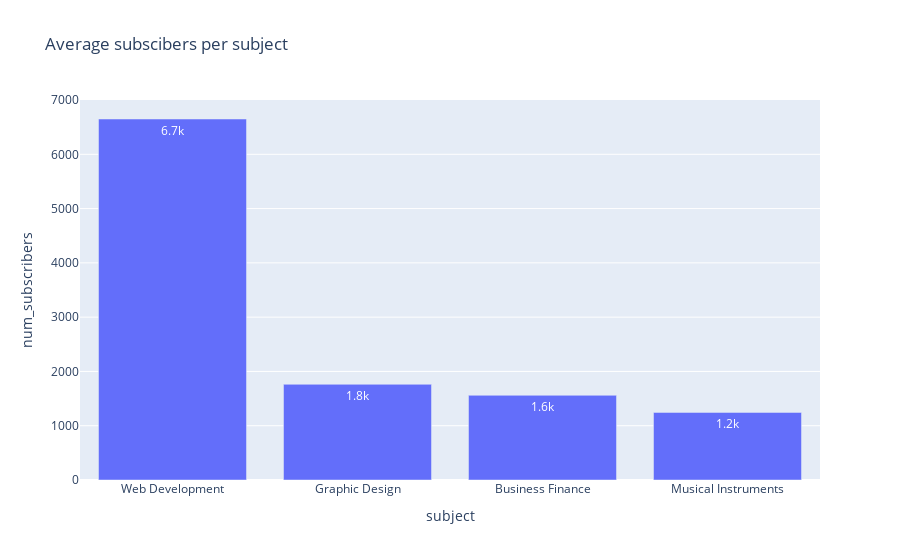

The notebook cell this image was saved under:
### Code cell
sub2=df.groupby('subject').num_subscribers.mean().reset_index()
sub2=sub2.sort_values('num_subscribers',ascending=False)
px.bar(sub2,x='subject',y='num_subscribers',text_auto='.2s',title='Average subscibers per subject')

#web development is clearly the most popular course

### Figure 1 — Plotly figure (JSON) as saved in the notebook; plotly's stock layout.template omitted (floating-point values rounded to 4 significant figures)
{"data": [{"alignmentgroup": "True", "hovertemplate": "subject=%{x}<br>num_subscribers=%{y}<extra></extra>", "legendgroup": "", "marker": {"color": "#636efa", "pattern": {"shape": ""}}, "name": "", "offsetgroup": "", "orientation": "v", "showlegend": false, "textposition": "auto", "texttemplate": "%{y:.2s}", "type": "bar", "x": ["Web Development", "Graphic Design", "Business Finance", "Musical Instruments"], "xaxis": "x", "y": [6650.0, 1763.0, 1560.0, 1245.0], "yaxis": "y"}], "layout": {"barmode": "relative", "legend": {"tracegroupgap": 0}, "title": {"text": "Average subscibers per subject"}, "xaxis": {"anchor": "y", "domain": [0, 1], "title": {"text": "subject"}}, "yaxis": {"anchor": "x", "domain": [0, 1], "title": {"text": "num_subscribers"}}}}
